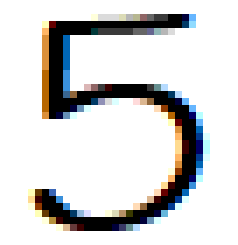
//> input picture digit.bmp, 34 x 35 px (shown 7 times larger)
$ ./Source   (built with g++ and OpenCV 4)
//> lines starting //> are read from the running program, lines starting //| are printed output that depends on the picture
#include <opencv2/highgui.hpp>
#include "opencv2/imgproc.hpp"
#include <windows.h>
#include <iostream>
#include <fstream>
#include <string>
#include <time.h>
#include <stdlib.h>
#include <math.h>       /* atan */
using namespace cv;
using namespace std;


//////////////  GLOBAL DEFINITIONS  ////////////////

#define PI 3.14159265

// HISTOGRAM
#define N_BUCKETS  18		// number of buckets in histogram
#define CELL_SIZE	8		// Each cell is 8x8 pixels
#define BLOCK_SIZE  4		// Each block is 4x4 cells


Mat image, gray;				// loaded image: original and grayscale
Mat G_x;						// edges - filtered image: x axis
Mat G_y;						// edges - filtered image: y axis
double bucket_vals[N_BUCKETS];	// buckets containing magnitudes
double block_bucket_vals[N_BUCKETS * BLOCK_SIZE * BLOCK_SIZE];	// block of buckets


// NETWORK
#define INPUT_SIZE  (N_BUCKETS * BLOCK_SIZE * BLOCK_SIZE)	// input layer size
#define HIDDEN_SIZE INPUT_SIZE								// hidden layer size
#define OUTPUT_SIZE 10										// digits 0 - 9


#define TETHA  (double)0.01

// found number by recognition and real (target) number
unsigned int found_number;		// recognized digit index in output[]
unsigned int real_number = 0;	// real digit

// input values - histogram data
double input[INPUT_SIZE];

// hidden layer
double hidden[HIDDEN_SIZE];

// output layer
double output[OUTPUT_SIZE];

// target values
double target[OUTPUT_SIZE];

// weights between input layer to hidden one
double weights_in_hid[INPUT_SIZE][HIDDEN_SIZE];

// weights between hidden layer to output one
double weights_hid_out[HIDDEN_SIZE][OUTPUT_SIZE];

// values for weights fixing
double delta_weights_hid_out[HIDDEN_SIZE][OUTPUT_SIZE];
double delta_weights_in_hid[INPUT_SIZE][HIDDEN_SIZE];

// values for weight adjusting
double delta[OUTPUT_SIZE];

string fonts[] = {"Arial", "Tnr", "Col", "David", "Cent", "Bahn", "Imp"}; // fonts names

#define NUM_IMG_FOR_DIGIT_TRAIN	(sizeof(fonts) / sizeof(fonts[0])) // number of fonts in fonts[]


////////////////  GLOBAL FUNCTIONS ////////////////


/////////////// HISTOGRAM functions  /////////////

// assign new value to relevant bucket: m - magnitude, d - direction (grad)
void assign_bucket_vals(double m, double d)
{
	if (d >= 20 * N_BUCKETS)
		d = d - (20 * N_BUCKETS);

	// find two neighbors buckets
	int right_bin = int(d / 20.0);
	int left_bin = (int(d / 20.0) + 1);

	// split magnitude value between two neighbors buckets
	double right_val = m * (left_bin * 20.0 - d) / 20.0;
	double left_val = m * (d - right_bin * 20.0) / 20.0;

	if (left_bin == N_BUCKETS)
		left_bin = 0;

	// assign magnitude values values to buckets
	bucket_vals[right_bin] += right_val;
	bucket_vals[left_bin] += left_val;
}


// create histogram for one cell starting in [loc_x, loc_y]
void get_magnitude_hist_cell(int loc_x, int loc_y)
{
	double magnitudes[CELL_SIZE][CELL_SIZE] = { 0 };
	double directions[CELL_SIZE][CELL_SIZE] = { 0 };

	// calculate magnitudes and directions
	for (int x = loc_x, i = 0; x < loc_x + CELL_SIZE; x++, i++)
	{
		for (int y = loc_y, j = 0; y < loc_y + CELL_SIZE; y++, j++)
		{
			magnitudes[i][j] = sqrt(G_x.at<int16_t>(x, y) * G_x.at<int16_t>(x,y) + G_y.at<int16_t>(x, y) * G_y.at<int16_t>(x, y));
			directions[i][j] = abs(atan2(abs(G_y.at<int16_t>(x, y)), abs(G_x.at<int16_t>(x, y))) * 180.0 / PI);
		}
	}

	// adjust directions to 0 - 360 grad scale
	for (int x = loc_x, i = 0; x < loc_x + CELL_SIZE; x++, i++)
	{
		for (int y = loc_y, j = 0; y < loc_y + CELL_SIZE; y++, j++)
		{
			if (G_x.at<int16_t>(x, y) < 0 && G_y.at<int16_t>(x, y) >= 0)
				directions[i][j] = 180.0 - directions[i][j];
			else if (G_x.at<int16_t>(x, y) < 0 && G_y.at<int16_t>(x, y) < 0)
				directions[i][j] += 180.0;
			else if (G_x.at<int16_t>(x, y) >= 0 && G_y.at<int16_t>(x, y) < 0)
				directions[i][j] = 360 - directions[i][j];
		}
	}

	memset(bucket_vals, 0, sizeof(double) * N_BUCKETS);

	// assign values to buckets
	for (int i = 0; i < CELL_SIZE; i++)
		for (int j = 0; j < CELL_SIZE; j++)
			assign_bucket_vals(magnitudes[i][j], directions[i][j]);

}


// create histograms for all cells in the block
void get_magnitude_hist_block(int loc_x, int loc_y)
{
	int count = 0;

	// get buckets with relevant values for each cell in block
	for (int i = 0; i < BLOCK_SIZE; i++)
	{
		for (int j = 0; j < BLOCK_SIZE; j++)
		{
			get_magnitude_hist_cell(j * CELL_SIZE, i * CELL_SIZE);
			memcpy(&block_bucket_vals[count * N_BUCKETS], bucket_vals, N_BUCKETS * sizeof(double));
			count++;
		}
	}

	// frobenius normalization of buckets values
	double norm = 0.0;
	for (int i = 0; i < (N_BUCKETS * BLOCK_SIZE * BLOCK_SIZE); i++)
		norm += (block_bucket_vals[i] * block_bucket_vals[i]);
	norm = sqrt(norm);
	for (int i = 0; i < (N_BUCKETS * BLOCK_SIZE * BLOCK_SIZE); i++)
		block_bucket_vals[i] /= norm;
}


// find edges
void FilterEdges()
{
	// create filters for getting edges and perform filtering
	Mat kern_x = (Mat_<char>(1, 3) << -1, 0, 1);
	//cout << "X filter:" << endl << endl << kern_x << endl << endl;
	filter2D(gray, G_x, CV_16S, kern_x);
	//cout << "X edges:" << endl << endl << G_x << endl << endl;

	Mat kern_y = (Mat_<char>(3, 1) << 1, 0, -1);
	//cout << "Y filter:" << endl << endl << kern_y << endl << endl;
	filter2D(gray, G_y, CV_16S, kern_y);
	//cout << "Y edges:" << endl << endl << G_y << endl << endl;
}


// load image from file
void LoadImage(String imageName)
{
	image = imread(imageName); // Read the file

	if (image.empty())                      // Check for invalid input
	{
		cout << "Could not open or find the image" << std::endl;
		exit(0);
	}

	//cout << image << endl;

	//namedWindow("Display window", WINDOW_AUTOSIZE); // Create a window for display.
	//imshow("Display window", image);                // Show our image inside it.

	// get gray scale image
	cvtColor(image, gray, COLOR_BGR2GRAY);

	//imshow("Display window", gray);


	// resize the gray scale image to size: 32 x 32
	if (image.rows != 32 || image.cols != 32)
		resize(gray, gray, Size(32, 32));

	//cout << "Grayscale image:" << endl << endl << gray << endl << endl;

	FilterEdges(); // find edges
	get_magnitude_hist_block(0, 0); // build histogram for block starting [0,0]

	// [12 lines of commented-out code are left out]

	memcpy(input, block_bucket_vals, sizeof(double) * N_BUCKETS * BLOCK_SIZE * BLOCK_SIZE);
}


////////////////////////  NETWORK functions  ///////////////////////////////////

// calculate delta weights from  input to hidden layer
// [52 lines left out: functions delta_weights_input_hidden, delta_weights_hidden_output, AdjustWeights, not called in this run]


// set random weights
void SetWeights()
{
	srand((unsigned)time(NULL));

	for (int j = 0; j < INPUT_SIZE; j++)
		for (int i = 0; i < HIDDEN_SIZE; i++)
		{
			weights_in_hid[j][i] = (double)rand() / (RAND_MAX + 1) * (0.5 - (-0.5)) + (-0.5);
		}

	for (int j = 0; j < HIDDEN_SIZE; j++)
		for (int i = 0; i < OUTPUT_SIZE; i++)
		{
			weights_hid_out[j][i] = (double)rand() / (RAND_MAX + 1) * (0.5 - (-0.5)) + (-0.5);
		}
}


// step function implementation
// [90 lines left out: functions StepFunction, MultInHid, MultHidOut, Recognize, Train, ContiniousTrain, not called in this run]


// statistics data
long train_cycles;	// number cycles is performed during images set training
long img_tested;	// number of images that are tested
long num_errors;	// number of errors (incorrect recognitions)

// training of the images set
// [88 lines left out: functions ImagesSetTrainig, SaveWeights, LoadWeights, not called in this run]


int main(int argc, char** argv)
{
	SetWeights();

	char choice = 0;
	while (1)
	{
		cout << endl << endl << "0 - Exit" << endl << "1 - Load image" << endl << "2 - Recognize"
			 << endl << "3 - One image training" << endl << "4 - Digit to be trained (current: " << real_number << ")"
			 << endl << "5 - Images set trainig" << endl << "6 - Save weights" << endl << "7 - Load weights"
			 << endl << "Your choice: ";
		cin >> choice;
//> the answer given: 1

		if (choice == '0') // exit the program
			break;

		switch (choice)
		{
			case '1':	// load image from the file 'digit.bmp'
			{
				String imageName("digit.bmp");
				LoadImage(imageName);
//> in LoadImage, image is the input picture: 35 rows x 34 cols, CV_8UC3; mean B, G, R 210.4, 210.5, 210.4
//> in LoadImage, `cvtColor(image, gray, COLOR_BGR2GRAY);`:
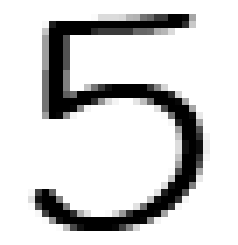
//> gray: 35 rows x 34 cols, CV_8UC1 (shown 7 times larger); min 0, max 255, mean 210.5
//> in LoadImage, `resize(gray, gray, Size(32, 32));`:
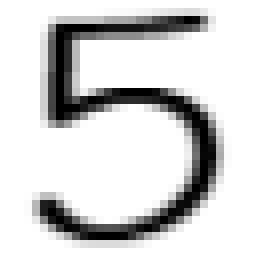
//> gray: 32 rows x 32 cols, CV_8UC1 (shown 8 times larger); min 0, max 255, mean 210.8
//> in FilterEdges, `filter2D(gray, G_x, CV_16S, kern_x);`:
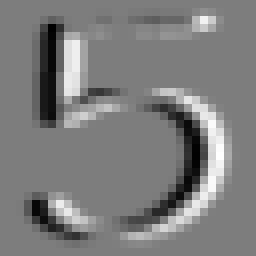
//> G_x: 32 rows x 32 cols, CV_16SC1 (shown 8 times larger); min -235, max 242, mean 0; drawn with min black and max white
//> in FilterEdges, `filter2D(gray, G_y, CV_16S, kern_y);`:
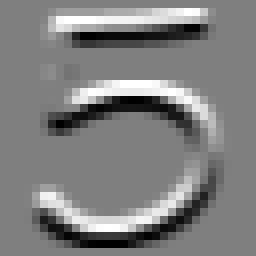
//> G_y: 32 rows x 32 cols, CV_16SC1 (shown 8 times larger); min -255, max 255, mean 0; drawn with min black and max white
				break;
			}
			case '2':	// recognize the loaded image
			{
				Recognize();
				break;
			}
			case '3':	// perform continous training of the current image
			{
				ContiniousTrain();
				break;
			}
			case '4':	// enter the target digit to be trained for the current image
			{
				char digit;
				cout << "Enter the digit to be trained: ";
				cin >> digit;
				real_number = (int)digit - 48;
				break;
			}
			case '5':	// training of the images set
			{
				ImagesSetTrainig();
				break;
			}
			case '6':	// save weight in file
			{
				SaveWeights();
				break;
			}
			case '7':	// load weight from file
			{
				LoadWeights();
				break;
			}
			default:
				continue;
		}
	}

	//waitKey(0); // Wait for a keystroke in the window

	return 0;
}
